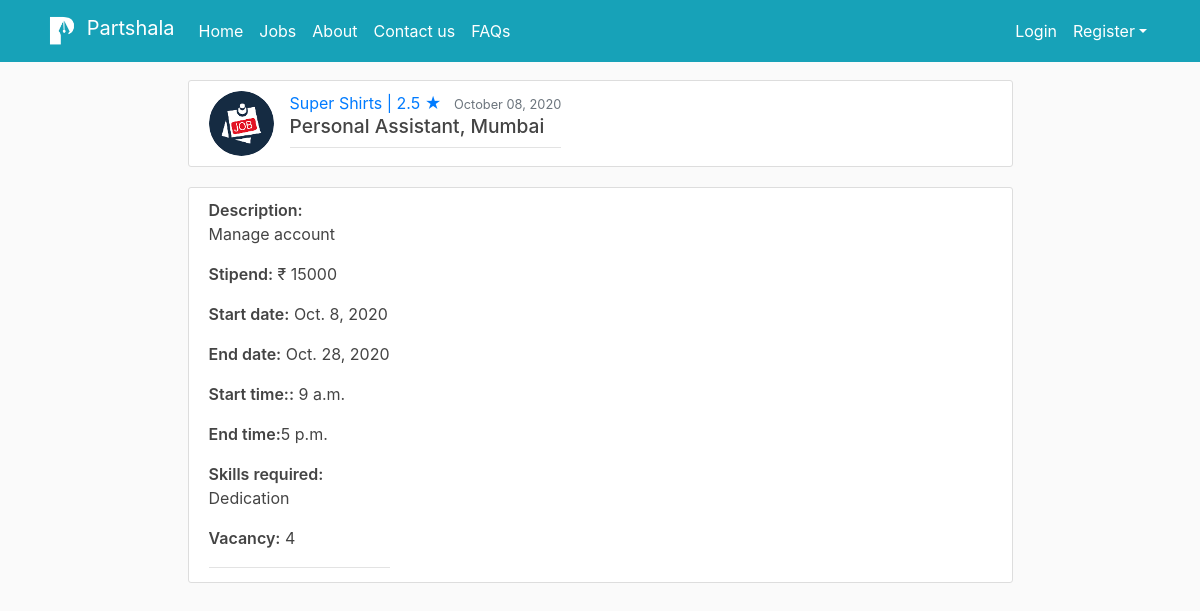
/application-detail/2/, run on an earlier commit of the app's database.
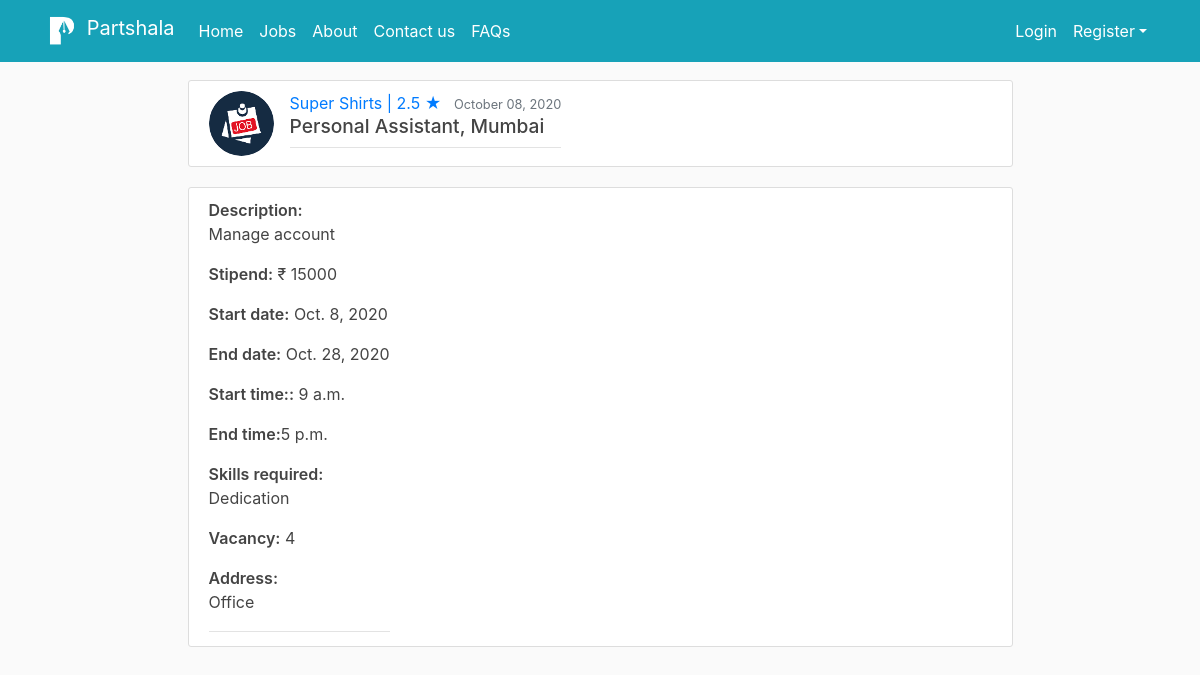
And on a later commit of the database.
### users/models.py (models this page shows, shortened)
class Application(models.Model):
    AssociateRate = (
        ('New','New'),
        ('True','True'),
        ('False','False'),
    )
    FellowRate = (
        ('New','New'),
        ('True','True'),
        ('False','False'),
    )
    associate = models.ForeignKey(User, on_delete=models.CASCADE)
    post = models.ForeignKey(Post, on_delete=models.CASCADE, related_name='applicants')
    id = models.AutoField(primary_key=True)
    created_at = models.DateTimeField(default=timezone.now)
    sent_to_employer = models.BooleanField(default=False)
    rejected = models.BooleanField(default=False)
    is_hired = models.BooleanField(default=False)
    associate_rating = models.PositiveIntegerField(default=1, validators=[MaxValueValidator(5)])
    fellow_rating = models.IntegerField(default=1, validators=[MaxValueValidator(5)])
    associate_comment = models.CharField(default='', max_length=300, blank=True)
    fellow_comment = models.CharField(default='', max_length=300, blank=True)
    associate_is_rated = models.BooleanField(default=False)
    fellow_is_rated = models.BooleanField(default=False)
    associate_rating_status = models.CharField(choices=AssociateRate, max_length=5, default='New')
    fellow_rating_status = models.CharField(choices=FellowRate, max_length=5, default='New')
    fellows_complaint_subject = models.CharField(default='', max_length=100, blank=True)
    fellows_complaint = models.CharField(default='', max_length=300, blank=True)
    fellow_complained = models.BooleanField(default=False)
    fellows_complaint_resolved = models.BooleanField(default=False)
    fellows_complaint_updating = models.BooleanField(default=False)
    associates_complaint_subject = models.CharField(default='', max_length=100, blank=True)
    associates_complaint = models.CharField(default='', max_length=300, blank=True)
    associate_complained = models.BooleanField(default=False)
    associates_complaint_resolved = models.BooleanField(default=False)
    associates_complaint_updating = models.BooleanField(default=False)
    recall = models.BooleanField(default=False)
    note_by_partshala = models.TextField(default='')
    class Meta:
        unique_together = ['associate', 'post']

class User(AbstractUser):
    username = models.CharField(unique=True,max_length=30)
    email = models.EmailField(unique=True,max_length=75)
    is_fellow = models.BooleanField(default=False)
    is_associate = models.BooleanField(default=False)

class ProfileFellow(models.Model):
    fellow = models.OneToOneField(User, on_delete=models.CASCADE)
    company_name = models.CharField(default='', max_length=100)
    first_name = models.CharField(default='', max_length=15)
    last_name = models.CharField(default='', max_length=15)
    company_profile = models.TextField(default='')
    phone = PhoneNumberField( "Phone number: +9188xxx xxx88", unique=False,null=False, blank=False)
    image = models.ImageField(default='default_fellow.png', upload_to='profile_pics_fellow')
    estd = models.PositiveIntegerField("Establishment year", default='1998', blank=False, validators=[MaxValueValidator(9999)])
    is_fellow = models.BooleanField(default=True)
    city = models.CharField(max_length=15, default='')
    address = models.TextField(default='Reporting Address')
    fellow_avg_rating = models.DecimalField(default=3, max_digits=2, decimal_places=1)
    is_verified = models.BooleanField(default=False)
    note_by_partshala = models.TextField(default='')

### blog/models.py (models this page shows, shortened)
class Post(models.Model):
    job_title = models.CharField(max_length=100)
    job_description = models.TextField()
    skills_reqd = models.TextField(default='Skills expected')
    post_date = models.DateField(default=timezone.now)
    start_date = models.DateField("Start date: (yyyy-mm-dd)", auto_now_add=False, auto_now=False, blank=False,default=timezone.now)
    end_date = models.DateField("End date: (yyyy-mm-dd)", auto_now_add=False, auto_now=False, blank=False,default=timezone.now)
    start_time = models.TimeField("Start time: (HH:MM)", blank=False, null=True)
    end_time = models.TimeField("End time: (HH:MM)", blank=False, null=True)
    fellow = models.ForeignKey(User, on_delete=models.CASCADE)
    city = models.CharField(max_length=15, default='')
    vacancy = models.PositiveIntegerField(default=1, validators=[MaxValueValidator(50)])
    address = models.TextField(default='Reporting Address')
    stipend = models.IntegerField(default=0, blank=True)
    filled = models.BooleanField(default=False)
    is_verified = models.BooleanField(default=False)
    is_rejected = models.BooleanField(default=False)
    rejection_note = models.TextField(default='Resubmit')
    no_of_hirings = models.PositiveIntegerField(default=1, validators=[MaxValueValidator(100)])
    note_by_partshala = models.TextField(default='')
    def get_duration(self):
        duration = (self.end_date - self.start_date).days
        return duration
    duration = property(get_duration)
    def get_total(self):
        total = self.stipend*self.no_of_hirings
        return total
    total = property(get_total)

### users/views.py (the view)
# urls.py: path('application-detail/<int:application_id>/', user_views.ApplicationDetailView.as_view(), name='application_detail'),
class ApplicationDetailView(DetailView):
    model = Application
    template_name = 'users/application_detail.html'
    context_object_name = 'application'
    pk_url_kwarg = 'application_id'
    def get_object(self, queryset=None):
        obj = super(ApplicationDetailView, self).get_object(queryset=queryset)
        if obj is None:
            raise Http404("Application doesn't exist")
        return obj
    def get(self, request, *args, **kwargs):
        try:
            self.object = self.get_object()
        except Http404:
            raise Http404("Application doesn't exist")
        context = self.get_context_data(object=self.object)
        return self.render_to_response(context)
    def get_context_data(self, **kwargs):
        context = super().get_context_data(**kwargs)
        objec = Application.objects.get(id=self.kwargs['application_id'])
        context['reviewer'] = Application.objects.filter(id=self.kwargs['application_id'])
        context['rating'] = objec.post.fellow.profilefellow.fellow_avg_rating
        now = datetime.now()
        if objec.post.end_date < now.date() :
            context['job_done'] = True
        return context

### users/templates/users/application_detail.html (shortened to what this page needs)
{% extends "blog/base.html" %}
{% load crispy_forms_tags %}
{% block content %}
<div class="row justify-content-center">
	<div class="col-12 col-md-9">
			<article class="media content-section">
			   <img class="rounded-circle article-img" src="{{ application.post.fellow.profilefellow.image.url }}">
               <div class="article-metadata">
                   <a class="mr-2" href="{% url 'fellow-posts' application.post.fellow.username %}">{{ object.post.fellow.profilefellow.company_name }} | {{ object.post.fellow.profilefellow.fellow_avg_rating }} &#9733; </a>
                   <small class="text-muted">{{ object.post.post_date|date:"F d, Y" }}</small>
	               <h2 class="article-title">{{ object.post.job_title }}, {{ object.post.city }} </h2>
	           </div>
			</article>
	</div>
	<div class="col-12 col-md-9">
			<article class="media content-section">
			    <div class="article-metadata">
			    	<p class="article-content"> <span style="font-weight: 600">Description:</span><br> {{ object.post.job_description }}</p>
				    <p class="article-content"> <span style="font-weight: 600">Stipend:</span> &#8377; {{ object.post.stipend}}</p>
				    <p class="article-content"> <span style="font-weight: 600">Start date:</span> {{ object.post.start_date }}</p>
				    <p class="article-content"> <span style="font-weight: 600">End date:</span> {{ object.post.end_date }}</p>
				    <p class="article-content"> <span style="font-weight: 600">Start time::</span> {{ object.post.start_time }}</p>
				    <p class="article-content"> <span style="font-weight: 600">End time:</span>{{ object.post.end_time }}</p>
				    <p class="article-content"> <span style="font-weight: 600">Skills required:</span> <br> {{ object.post.skills_reqd }}</p>
				    <p class="article-content"> <span style="font-weight: 600">Vacancy:</span> {{ object.post.vacancy }}</p>
				    {% if object.is_hired %}
				    <p class="article-content"> <span style="font-weight: 600">Address:</span><br> {{ object.post.address }}</p>
				    {% endif %}
				</div>
			</article>
	</div>
</div>
<div class="row justify-content-center">
	<div class="col-12 col-md-9">
	</div>
</div>
{% endblock content %}

What changed in the data, as far as the page shows it:
changed Application "Personal Assistant": is_hired False → True (drawn); post.address (not shown) → "Office"
Also different on the page:
text now shown: "Address:"
